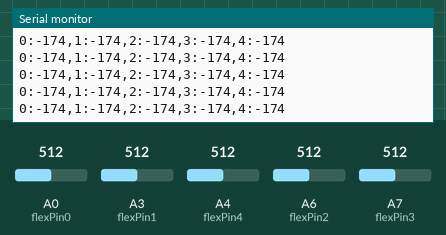
This sketch was run on a simulated Arduino Nano, built with avr-gcc and run on an emulated ATmega328P. Parts: the last lines printed to the serial monitor. The inputs (shaded band) are chosen by the test bench; at power-on: A0 (flexPin0) = 512, A3 (flexPin1) = 512, A4 (flexPin4) = 512, A6 (flexPin2) = 512, A7 (flexPin3) = 512.

Above: at 1.2 s.
1.3 s: A0 (flexPin0) set to 716
At 1.33 s:
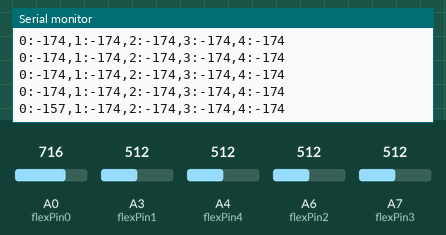
2.8 s: A3 (flexPin1) set to 716
At 2.86 s:
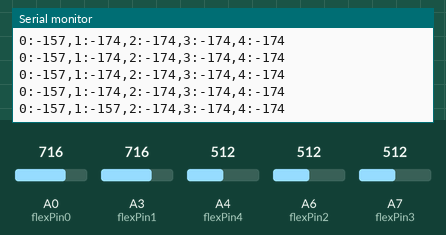
4.3 s: A4 (flexPin4) set to 716
At 4.39 s:
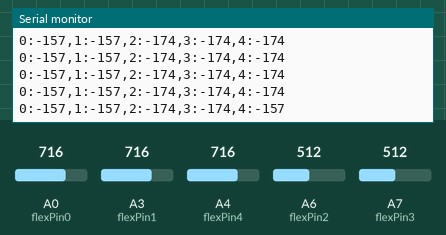
5.8 s: A6 (flexPin2) set to 716
At 5.81 s:
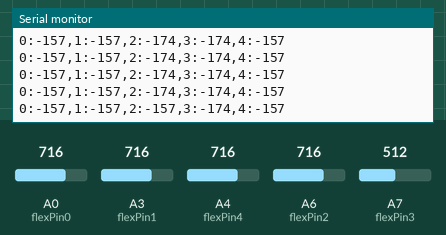
7.3 s: A7 (flexPin3) set to 716
At 7.34 s:
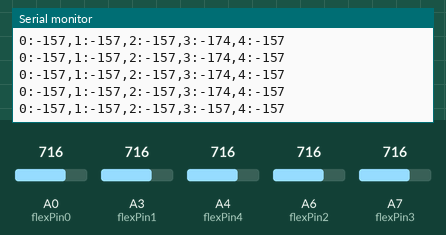
8.8 s: A0 (flexPin0) set to 992
At 8.87 s:
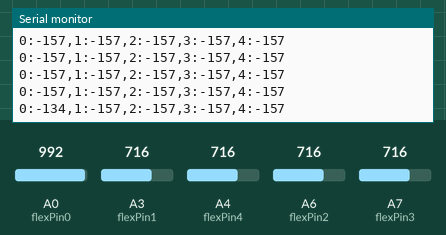
Timing chart, 0 to 11.3 s (numbered marks = the images above; inputs shaded):
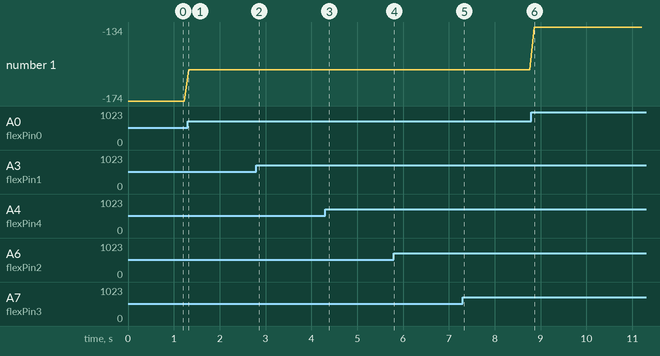

Measured:
- after the input at 1.3 s, the serial monitor: prints a new line at once (image 1)
- after the input at 2.8 s, the serial monitor: prints a new line after 0.05 s (image 2)
- after the input at 4.3 s, the serial monitor: prints a new line after 0.08 s (image 3)
- after the input at 5.8 s, the serial monitor: prints a new line at once (image 4)
- after the input at 7.3 s, the serial monitor: prints a new line at once (image 5)
- after the input at 8.8 s, the serial monitor: prints a new line after 0.06 s (image 6)
- plotted number 1: -174 → -157 after the input at 1.3 s, -157 → -134 after the input at 8.8 s

The sketch:

read_five_fingers_flex.ino
```cpp
const int flexPin0 = A0;
const int flexPin1 = A3;
const int flexPin2 = A6;
const int flexPin3 = A7;
const int flexPin4 = A4;

int value0;
int value1;
int value2;
int value3;
int value4;


void setup(){
  Serial.begin(115200);

}

void loop(){

  value0 = analogRead(flexPin0);
  value0 = map(value0, 2600, 3800, 0, 100);
  value1 = analogRead(flexPin1);
  value1 = map(value1, 2600, 3800, 0, 100);
  value2 = analogRead(flexPin2);
  value2 = map(value2, 2600, 3800, 0, 100);
  value3 = analogRead(flexPin3);
  value3 = map(value3, 2600, 3800, 0, 100);
  value4 = analogRead(flexPin4);
  value4 = map(value4, 2600, 3800, 0, 100);
  Serial.print("0:");
  Serial.print(value0);
  Serial.print(",");
  Serial.print("1:");
  Serial.print(value1);
  Serial.print(",");
  Serial.print("2:");
  Serial.print(value2);
  Serial.print(",");
  Serial.print("3:");
  Serial.print(value3);
  Serial.print(",");
  Serial.print("4:");
  Serial.println(value4);
  delay(100);

}
```
